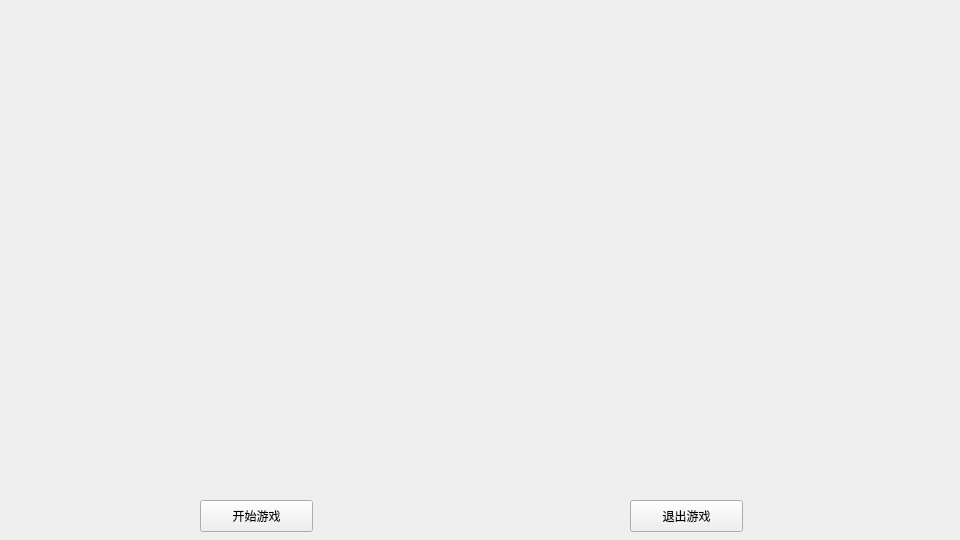
<?xml version="1.0" encoding="UTF-8"?>
<ui version="4.0">
 <class>WelcomeWindow</class>
 <widget class="QWidget" name="WelcomeWindow">
  <property name="geometry">
   <rect>
    <x>0</x>
    <y>0</y>
    <width>960</width>
    <height>540</height>
   </rect>
  </property>
  <property name="windowTitle">
   <string>Welcome</string>
  </property>
  <widget class="QPushButton" name="startButton">
   <property name="geometry">
    <rect>
     <x>200</x>
     <y>500</y>
     <width>113</width>
     <height>32</height>
    </rect>
   </property>
   <property name="text">
    <string>开始游戏</string>
   </property>
  </widget>
  <widget class="QPushButton" name="quitButton">
   <property name="geometry">
    <rect>
     <x>630</x>
     <y>500</y>
     <width>113</width>
     <height>32</height>
    </rect>
   </property>
   <property name="text">
    <string>退出游戏</string>
   </property>
  </widget>
  <widget class="QLabel" name="welcomeBox">
   <property name="geometry">
    <rect>
     <x>0</x>
     <y>0</y>
     <width>960</width>
     <height>480</height>
    </rect>
   </property>
   <property name="text">
    <string/>
   </property>
  </widget>
 </widget>
 <resources/>
 <connections/>
</ui>
